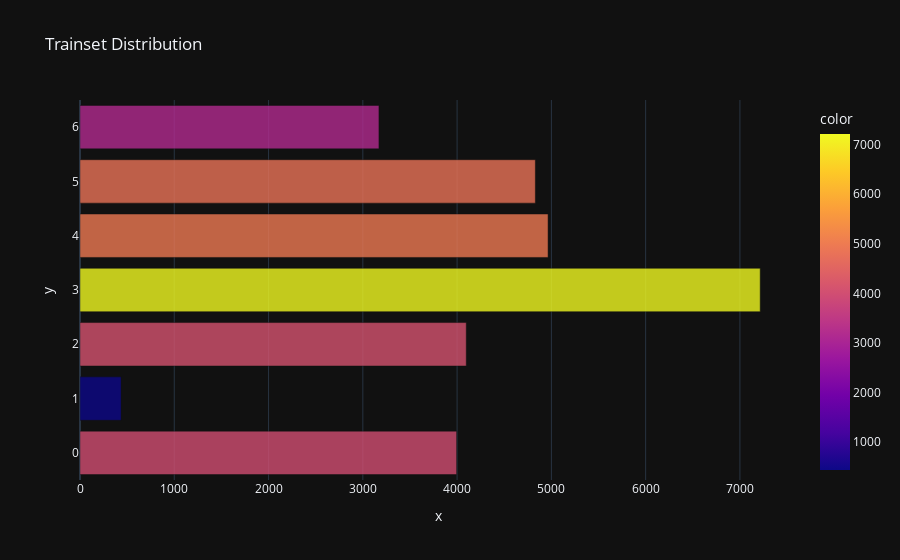

Source (notebook cell):
### Code cell
# Plot Class Distribution
labels = [label for _, label in trainset]
class_counts = Counter(labels)
plot_dist(class_counts, 'Trainset')

### Figure 1 — Plotly figure (JSON) as saved in the notebook; plotly's stock layout.template omitted (floating-point values rounded to 4 significant figures)
{"data": [{"alignmentgroup": "True", "hovertemplate": "x=%{x}<br>y=%{y}<br>color=%{marker.color}<extra></extra>", "legendgroup": "", "marker": {"color": [3995, 436, 4097, 7215, 4965, 4830, 3171], "coloraxis": "coloraxis", "opacity": 0.8, "pattern": {"shape": ""}}, "name": "", "offsetgroup": "", "orientation": "h", "showlegend": false, "textposition": "auto", "type": "bar", "x": [3995, 436, 4097, 7215, 4965, 4830, 3171], "xaxis": "x", "y": [0, 1, 2, 3, 4, 5, 6], "yaxis": "y"}], "layout": {"barmode": "relative", "coloraxis": {"colorbar": {"title": {"text": "color"}}, "colorscale": [[0, "#0d0887"], [0.1111, "#46039f"], [0.2222, "#7201a8"], [0.3333, "#9c179e"], [0.4444, "#bd3786"], [0.5556, "#d8576b"], [0.6667, "#ed7953"], [0.7778, "#fb9f3a"], [0.8889, "#fdca26"], [1, "#f0f921"]]}, "legend": {"tracegroupgap": 0}, "title": {"text": "Trainset Distribution"}, "xaxis": {"anchor": "y", "domain": [0, 1], "title": {"text": "x"}}, "yaxis": {"anchor": "x", "domain": [0, 1], "title": {"text": "y"}}}}
